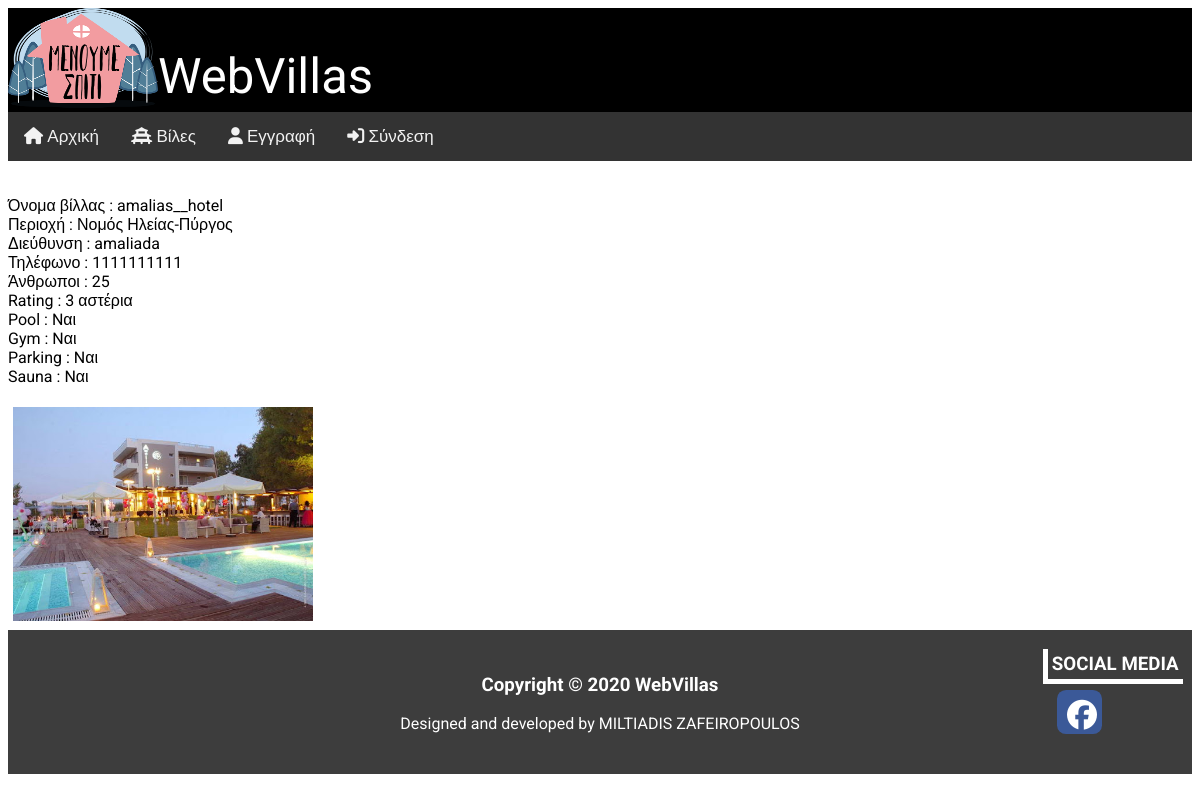
The app's page /villa_leptomereies.php?title=amalias__hotel with its own data.
### tables this page shows
CREATE TABLE IF NOT EXISTS `villa` (
  `title` varchar(50) NOT NULL,
  `area` varchar(200) NOT NULL,
  `address` varchar(100) NOT NULL,
  `phone` char(10) NOT NULL,
  `people` smallint(6) NOT NULL,
  `latitude` float DEFAULT NULL,
  `longitude` float DEFAULT NULL,
  `rating` enum('1','2','3') NOT NULL,
  `pool` tinyint(1) DEFAULT '0',
  `gym` tinyint(1) DEFAULT '0',
  `parking` tinyint(1) DEFAULT '0',
  `sauna` tinyint(1) DEFAULT '0',
  `usernamefk` varchar(50) NOT NULL,
  PRIMARY KEY (`title`),
  UNIQUE KEY `phone_UNIQUE` (`phone`),
  UNIQUE KEY `username_UNIQUE` (`usernamefk`)
);

CREATE TABLE IF NOT EXISTS `photo` (
  `namephoto` varchar(50) NOT NULL,
  `alt` varchar(80) DEFAULT NULL,
  `villa_title` varchar(50) NOT NULL,
  `username_fk` varchar(50) NOT NULL,
  PRIMARY KEY (`namephoto`),
  KEY `fk_photo_villa1_idx` (`villa_title`),
  KEY `fk_photo_account1_idx` (`username_fk`)
);

### villa_leptomereies.php (the view, shortened to what this page needs)
<?php
    require 'db_params.php';
    include 'layout/header.php';
    $title=$_GET['title'];
    $pdoObject = new PDO("mysql:host=$dbhost; port=3308; dbname=$dbname;", $dbuser, $dbpass);
    $sql = 'SELECT * FROM villa WHERE title=:title';
    $statement = $pdoObject -> prepare($sql);
    $statement->execute( array(':title'=>$title));
    while ( $record = $statement -> fetch() ) {
        if ($record['rating']==3){
            $record['rating']='3 αστέρια';
        }
        if ($record['sauna']==1){
            $record['sauna']='Nαι';
        }else{
            $record['sauna']='Όχι';
        }
        if ($record['pool']==1){
            $record['pool']='Nαι';
        }else{
            $record['pool']='Όχι';
        }
        if ($record['parking']==1){
            $record['parking']='Nαι';
        }else{
            $record['parking']='Όχι';
        }
        if ($record['gym']==1){
            $record['gym']='Nαι';
        }else{
            $record['gym']='Όχι';
        }
        echo
        '<p class="skouro">'
            .'<br>Όνομα βίλλας : '.$record['title'].'<br>Περιοχή : '.$record['area'].'<br>Διεύθυνση : '.$record['address'].'<br>Τηλέφωνο : '.$record['phone'].'<br>Άνθρωποι : '.$record['people'].'<br>Rating : '.$record['rating']
            .'<br>Pool : '.$record['pool'].
             '<br>Gym : '.$record['gym'].
             '<br>Parking : '.$record['parking'].
             '<br>Sauna : '.$record['sauna'].
        '</p>';
    }
?>
<?php
$villa_title=$_GET['title'];
$pdoObject = new PDO("mysql:host=$dbhost; port=3308; dbname=$dbname;", $dbuser, $dbpass);
$sql = 'SELECT namephoto,alt,villa_title FROM photo WHERE villa_title=:villa_title';
$statement = $pdoObject -> prepare($sql);
$statement->execute( array(
':villa_title' => $villa_title));
while ( $record = $statement -> fetch() ) {
    echo '<a href="image/'.$record['namephoto'].'" data-lightbox="'.$record['villa_title'].'"><img src="image/'.$record['namephoto'].'" alt="'.$record['alt'].'" style="height=300px; width:300px;margin:5px;" > </a>';
}
?>
<br>
<?php
include 'layout/footer.php';
?>

### css/villacss.css (style rules this page uses)
body { position: relative; font-family: 'Roboto', sans-serif; }
a { text-decoration: none; }
* { box-sizing: border-box }
a { color: dodgerblue; }

### records on screen
villa: title "amalias__hotel", area "Νομός Ηλείας-Πύργος", address "amaliada", phone "1111111111", people "25", rating "3 αστέρια", pool "Nαι", gym "Nαι", parking "Nαι", sauna "Nαι"
photo: namephoto (picture)
